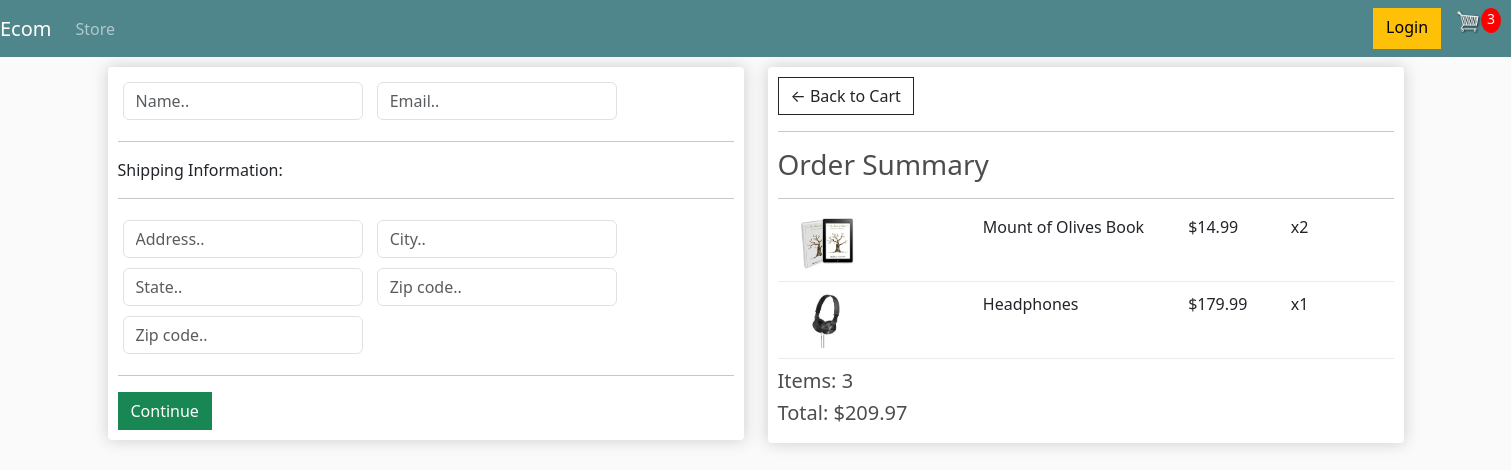
Screenshot of /checkout/ (signed in) with the database file from the repository.
### store/models.py (models this page shows, shortened)
class OrderItem(models.Model):
    product = models.ForeignKey(Product, on_delete=models.SET_NULL, blank=True, null=True)
    order = models.ForeignKey(Order, on_delete=models.SET_NULL, blank=True, null=True)
    quantity = models.IntegerField(default=0, null=True, blank=True)
    date_added = models.DateTimeField(auto_now_add=True)
    @property
    def get_total(self):
        total = self.product.price * self.quantity
        return total

class Product(models.Model):
    name = models.CharField(max_length=200, null=True)
    price = models.FloatField()
    digital = models.BooleanField(default=False, null=True, blank=False)
    image = models.ImageField(null=True,blank=True)
    @property
    def imageURL(self):
        try:
            url = self.image.url
        except:
            url = ''
        return url

class Order(models.Model):
    customer = models.ForeignKey(Customer, on_delete=models.SET_NULL, blank=True, null=True)
    date_ordered = models.DateTimeField(auto_now_add=True)
    complete = models.BooleanField(default=False, null=True, blank=False)
    transaction_id = models.CharField(max_length=200, null=True)
    @property
    def get_cart_total(self):
        orderitems = self.orderitem_set.all()
        total = sum([item.get_total for item in orderitems])
        return total
    @property
    def get_cart_items(self):
        orderitems = self.orderitem_set.all()
        total = sum([item.quantity for item in orderitems])
        return total

### store/views.py (the view)
# urls.py: path('checkout/', views.checkout, name="checkout"),
def checkout(request):
    if request.user.is_authenticated:
        customer = request.user.customer
        order, created = Order.objects.get_or_create(customer=customer, complete=False)
        items = order.orderitem_set.all()
        cartItems = order.get_cart_items
    else:
        items = []
        order = {'get_cart_total':0, 'get_cart_items':0}
        cartItems = order['get_cart_items']
    context = {'items':items, 'order':order, 'cartItems' : cartItems}
    return render(request, 'store/checkout.html', context)

### store/templates/store/checkout.html (shortened to what this page needs)
{% extends 'store/main.html' %}
{% load static %}
{% block content %}
<div class="row">
    <div class="col-lg-6">
        <div class="box-element" id="form-wrapper">
            <form id="form">
                <div id="user-info">
                    <div class="form-field">
                        <input required class="form-control" type="text" name="name" placeholder="Name..">
                    </div>
                    <div class="form-field">
                        <input required class="form-control" type="email" name="email" placeholder="Email..">
                    </div>
                </div>
                <div id="shipping-info">
                    <div id="shipping-info">
						<hr>
						<p>Shipping Information:</p>
						<hr>
						<div class="form-field">
							<input class="form-control" type="text" name="address" placeholder="Address..">
						</div>
						<div class="form-field">
							<input class="form-control" type="text" name="city" placeholder="City..">
						</div>
						<div class="form-field">
							<input class="form-control" type="text" name="state" placeholder="State..">
						</div>
						<div class="form-field">
							<input class="form-control" type="text" name="zipcode" placeholder="Zip code..">
						</div>
						<div class="form-field">
							<input class="form-control" type="text" name="country" placeholder="Zip code..">
						</div>
					</div>
                </div>
                <hr>
                <input id="form-button" class="btn btn-success btn-block" type="submit" value="Continue">
            </form>
        </div>
        <br>
    </div>
    <div class="col-lg-6">
        <div class="box-element">
            <a  class="btn btn-outline-dark" href="{% url 'cart' %}">&#x2190; Back to Cart</a>
            <hr>
            <h3>Order Summary</h3>
            <hr>
            {% for item in items %}
                <div class="cart-row">
                    <div style="flex:2"><img class="row-image" src="{{item.product.imageURL}}"></div>
                    <div style="flex:2"><p>{{item.product.name}}</p></div>
                    <div style="flex:1"><p>${{item.product.price|floatformat:2}}</p></div>
                    <div style="flex:1"><p>x{{item.quantity}}</p></div>
                </div>
            {% endfor %}
            <h5>Items: {{order.get_cart_items}}</h5>
            <h5>Total: ${{order.get_cart_total|floatformat:2}}</h5>
        </div>
    </div>
</div>
{% endblock content %}

### static/css/main.css (style rules this page uses)
body { background-color: hsl(0, 0%, 98%); }
h1,h2,h3,h4,h5,h6 { color:hsl(0, 0%, 30%); }
.box-element { box-shadow:hsl(0, 0%, 80%) 0 0 16px; background-color: #fff; border-radius: 4px; padding: 10px; }
.col-lg-4, .col-lg-6, .col-lg-8, .col-lg-12 { margin-top: 10px; }
.btn { border-radius: 0; }
.row-image { width: 100px; }
.form-field { width:250px; display: inline-block; padding: 5px; }
.cart-row { display: flex; align-items: flex-stretch; padding-bottom: 10px; margin-bottom: 10px; border-bottom: 1px solid #ececec; }

### rows the page displays
OrderItem: product.imageURL (picture), product.name "Mount of Olives Book", product.price "14.99", quantity "2"
OrderItem: product.imageURL (picture), product.name "Headphones", product.price "179.99", quantity "1"
Order: get_cart_items "3", get_cart_total "209.97"

### other values shown
{{ cartItems }} "3"
